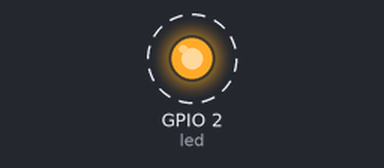
A program run on a simulated ESP32 board running MicroPython. On the bench: output pins drawn as LEDs (lit = HIGH). Dashed ring = blinking.

Above: at 0.2 s.
Timing chart, 0 to 3.0 s (numbered marks = the images above):
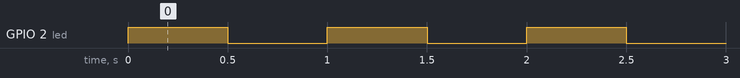

Measured:
- by itself, GPIO 2 (led): alternates HIGH for 0.50 s and LOW for 0.50 s

The program:

blink.py
```python
# Blátt LED blikkar á ESP32 með 0,5 sek. millibili
# Tengingar og kóði: https://wokwi.com/projects/409363079557283841

from machine import Pin      # Notum Pin úr machine kóðasafninu til að skilgreina pinnana á ESP.
from time import sleep_ms    # Notum svo sleep_ms til að láta forritið bíða

# Stafrænt (e. digital) gildi getur annaðhvort verið 0 eða 1 (eða á/af, kveikt/slökkt). Í ESP þýðir það að 1 er 3.3V en 0 0V.
# Til að skilagreina pinna sem stafrænan er notað eftirfarandi Pin(NR_PINNA, ÚTTAKS_EÐA_INNTAKSPINNI)
# Búum til breytuna led og tengjum hana við pinna 2 á ESP. Segjum að pinninn sé úttakspinni
led = Pin(2, Pin.OUT)     # Pinni 2 er tengdur við led peru sem er innbyggð í ESP

# Gerum lykkju sem keyrir að eilífu
while True:
    led.value(1)        # Skrifum 3.3V út á pinna 2. Aðferðin value() er notuð til að skrifa á pinnann.
    sleep_ms(500)       # Bíðum í 500 millisekúndur
    led.value(0)        # Skrifum 0V út á pinna 2
    sleep_ms(500)       # Bíðum aftur í 500 millisekúndur
    # förum aftur í línu 11
```
